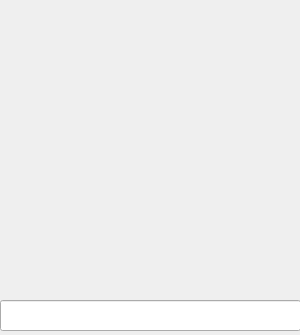
<?xml version="1.0" encoding="UTF-8"?>
<ui version="4.0">
 <class>Qrcode</class>
 <widget class="QWidget" name="Qrcode">
  <property name="geometry">
   <rect>
    <x>0</x>
    <y>0</y>
    <width>300</width>
    <height>335</height>
   </rect>
  </property>
  <property name="windowTitle">
   <string>Qrcode</string>
  </property>
  <widget class="QLabel" name="QrcodeShow">
   <property name="geometry">
    <rect>
     <x>0</x>
     <y>0</y>
     <width>300</width>
     <height>300</height>
    </rect>
   </property>
   <property name="minimumSize">
    <size>
     <width>200</width>
     <height>200</height>
    </size>
   </property>
   <property name="text">
    <string/>
   </property>
  </widget>
  <widget class="QLineEdit" name="QrcodeAddressText">
   <property name="geometry">
    <rect>
     <x>0</x>
     <y>300</y>
     <width>301</width>
     <height>31</height>
    </rect>
   </property>
  </widget>
 </widget>
 <resources/>
 <connections/>
</ui>
